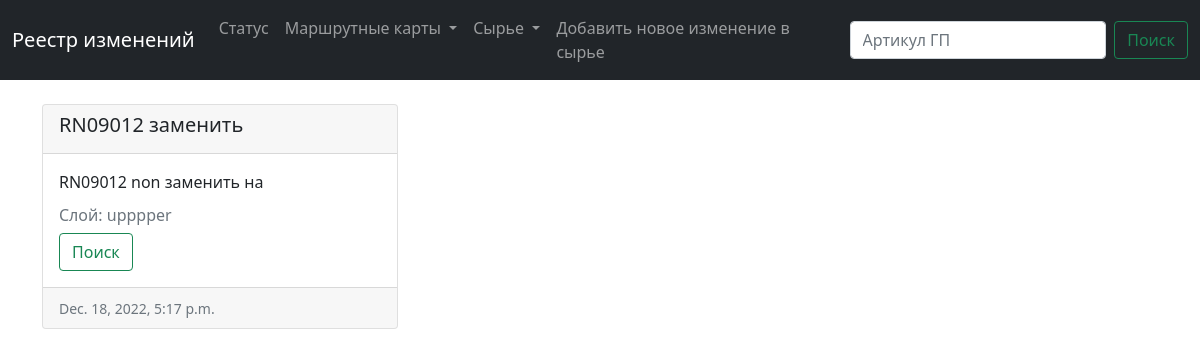
The app's page /, older data.
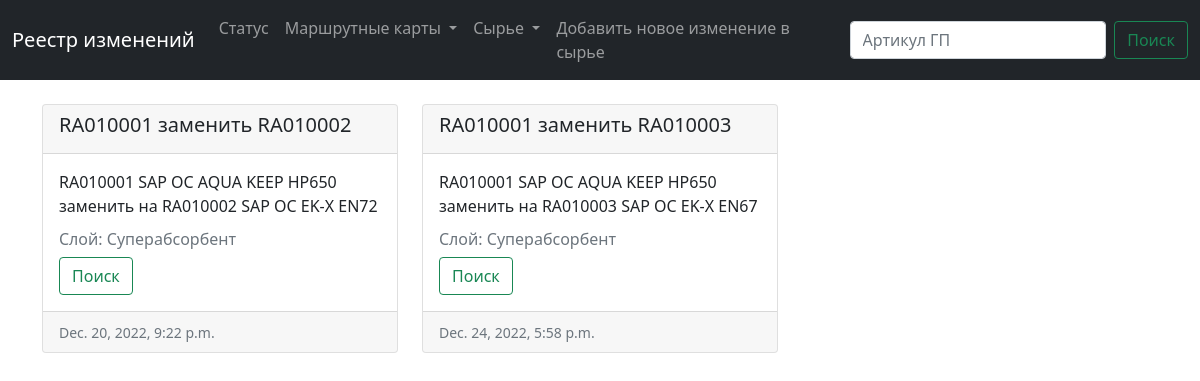
The same page, newer data.
### main/models.py (models this page shows, shortened)
class Change (models.Model):
    raw_current = models.ForeignKey(Raw, blank=True, null=True, on_delete=models.CASCADE, related_name='raw_current')
    raw_new = models.ForeignKey(Raw, blank=True, null=True, on_delete=models.CASCADE, related_name='raw_new')
    created_date = models.DateTimeField(default=timezone.now)  # когда была создана заявка

class Raw (models.Model):
    num = models.CharField(max_length=200)  # артикул сырья
    name = models.CharField(max_length=200)  # наименование
    layer = models.CharField(max_length=200)  # навзвание слоя на русском

### main/views.py (the view)
# urls.py: path('', views.status, name='status'),
def status(request):
    changes = Change.objects.all()
    raws = Raw.objects.all()
    return render(request, 'main/status.html',{'changes': changes,'raws': raws})

### main/templates/main/status.html (shortened to what this page needs)
{% extends 'main/base.html' %}
{% block content%}
    <div class="container">
        <br>
        <div class="row row-cols-1 row-cols-md-3 g-4">
            {% for change in changes %}
                <div class="col">
                    <div class="card">
                        <div class="card-header">
                          <h5>{{ change.raw_current.num }} заменить {{ change.raw_new.num }}</h5>
                          </div>
                        <div class="card-body">
                            <p class="card-text">{{ change.raw_current.num }} {{ change.raw_current.name }} заменить на {{ change.raw_new.num }} {{change.raw_new.name }}
                                <h6 class="card-subtitle mb-2 text-muted">Слой: {{change.raw_current.layer}}</h6>
                            <form class="d-flex" method="POST" action=" {% url 'gen' change.id %} ">
                                <button class="btn btn-outline-success" type="submit">Поиск</button>
                            </form>
                        </div>
                        <div class="card-footer">
                            <small class="text-muted">{{change.created_date}}</small>
                        </div>
                    </div>
                </div>
            {% endfor %}
        </div>
{% endblock %}

### main/templates/main/base.html (shortened to what this page needs)
<!doctype html>
<html lang="ru">
    <head>
        <link href="https://cdn.jsdelivr.net/npm/bootstrap@5.1.3/dist/css/bootstrap.min.css" rel="stylesheet"
>
    </head>
    <body>
        <nav class="navbar navbar-expand-lg navbar-dark bg-dark">
            <div class="container-fluid">
                <a class="navbar-brand" href="/">
                    Реестр изменений
                </a>
                <div class="collapse navbar-collapse" id="navbarSupportedContent">
                    <ul class="navbar-nav me-auto mb-2 mb-lg-0">
                        <li class="nav-item">
                            <a class="nav-link " aria-current="page" href="/">Статус</a>
                        </li>
                        <li class="nav-item">
                            <div class="collapse navbar-collapse" id="navbarNavDarkDropdown">
                                <ul class="navbar-nav">
                                    <li class="nav-item dropdown">
                                        <a class="nav-link dropdown-toggle" href="#" role="button" data-bs-toggle="dropdown"
                                            aria-expanded="false">
                                            Маршрутные карты
                                        </a>
                                    </li>
                                </ul>
                            </div>
                        </li>
                        <ul class="navbar-nav">
                            <li class="nav-item dropdown">
                                <a class="nav-link dropdown-toggle" href="#" role="button" data-bs-toggle="dropdown"
                                    aria-expanded="false">
                                    Сырье
                                </a>
                            </li>
                        </ul>
                        <a class="nav-link " href="/add"> Добавить новое изменение в сырье</a>
                    </div>
                <form class="d-flex" method="POST" action=" {% url 'search_sku' %} ">
                    <input class="form-control me-2" type="search" placeholder="Артикул ГП" aria-label="Search" name='searched'>
                    <button class="btn btn-outline-success" type="submit">Поиск</button>
                </form>
            </div>
        </nav>
        {% block content%} {%endblock%}
    </body>

Row changes from the older to the newer data that the page shows:
removed Change: raw_current.num "RN09012", raw_current.name "non", raw_current.layer "upppper", created_date "Dec. 18, 2022, 5:17 p.m."
added Change: raw_current.num "RA010001", raw_new.num "RA010002", raw_current.name "SAP OC AQUA KEEP HP650", raw_new.name "SAP OC EK-X EN72", raw_current.layer "Суперабсорбент", created_date "Dec. 20, 2022, 9:22 p.m."
added Change: raw_current.num "RA010001", raw_new.num "RA010003", raw_current.name "SAP OC AQUA KEEP HP650", raw_new.name "SAP OC EK-X EN67", raw_current.layer "Суперабсорбент", created_date "Dec. 24, 2022, 5:58 p.m."
